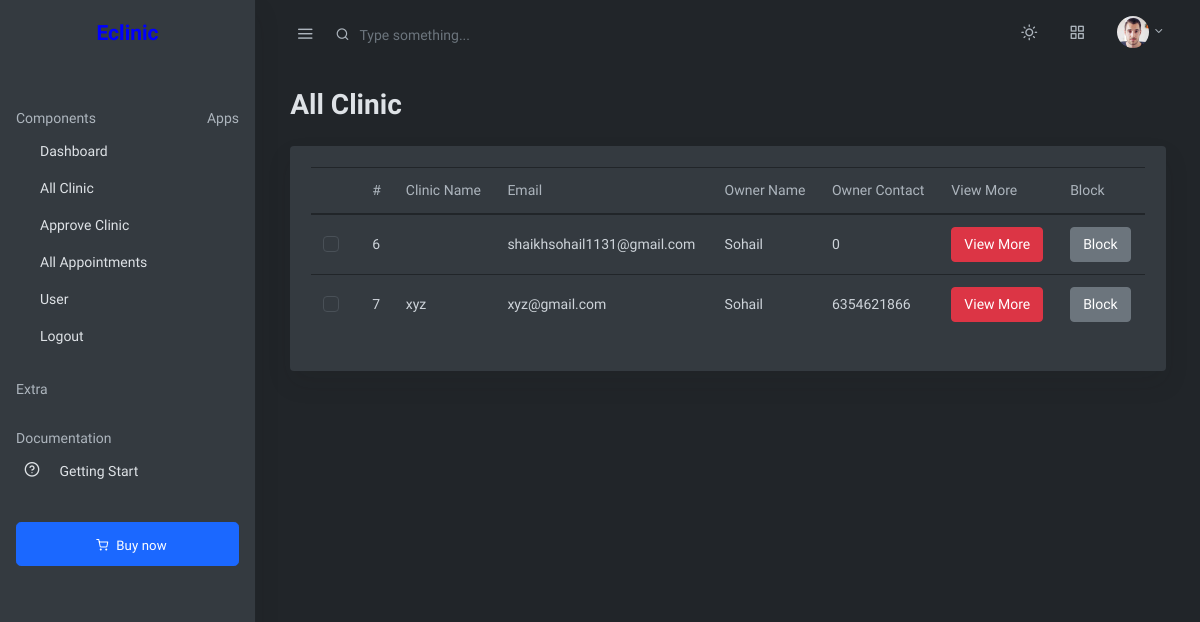
Before: /admin/all_clinic.php (signed in) with the older database file.
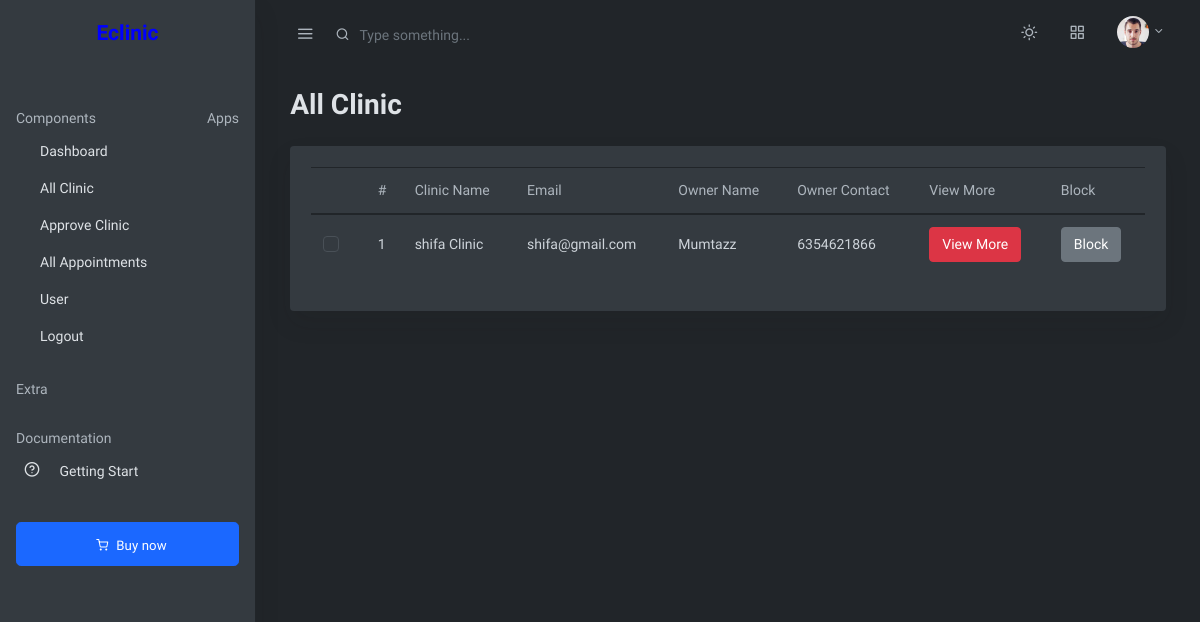
After: the same page with the newer database file.
### tables this page shows
CREATE TABLE `clinic` (
  `id` int(11) NOT NULL,
  `clinic_name` varchar(255) NOT NULL,
  `clinic_type` varchar(100) NOT NULL,
  `password` varchar(255) NOT NULL,
  `email` varchar(255) NOT NULL,
  `contact` varchar(20) NOT NULL,
  `address` varchar(255) NOT NULL,
  `country` varchar(100) NOT NULL,
  `state` varchar(100) NOT NULL,
  `owner_name` varchar(255) NOT NULL,
  `owner_email` varchar(255) NOT NULL,
  `owner_contact` varchar(255) NOT NULL,
  `approval` tinyint(1) NOT NULL DEFAULT 0,
  `profile_image` varchar(255) NOT NULL,
  `poster_image` varchar(255) NOT NULL,
  `doctor_image` varchar(255) NOT NULL,
  `city` varchar(255) NOT NULL
);

### admin/all_clinic.php (the view, shortened to what this page needs)
  <!doctype html>
<html lang="en">
  <head>
    <link rel="stylesheet" href="css/simplebar.css">
    <link rel="stylesheet" href="css/feather.css">
    <link rel="stylesheet" href="css/select2.css">
    <link rel="stylesheet" href="css/dropzone.css">
    <link rel="stylesheet" href="css/uppy.min.css">
    <link rel="stylesheet" href="css/jquery.steps.css">
    <link rel="stylesheet" href="css/jquery.timepicker.css">
    <link rel="stylesheet" href="css/quill.snow.css">
    <link rel="stylesheet" href="css/daterangepicker.css">
    <link rel="stylesheet" href="css/app-light.css" id="lightTheme" disabled>
    <link rel="stylesheet" href="css/app-dark.css" id="darkTheme">
  </head>
  <body class="vertical  dark  ">
    <div class="wrapper">
<?php
require 'nav.php';
require 'side_nav.php';
?>
       <main role="main" class="main-content">
        <div class="container-fluid">
          <div class="row justify-content-center">
            <div class="col-12">
              <h2 class="mb-2 page-title">All Clinic </h2>
              <div class="row my-4">
                <div class="col-md-12">
                  <div class="card shadow">
                    <div class="card-body">
                      <table class="table datatables" id="dataTable-1">
                        <thead>
                          <tr>
                            <th></th>
                            <th>#</th>
                            <th>Clinic Name</th>
                            <th>Email</th>
                            <th>Owner Name</th>
                            <th>Owner Contact</th>
                            <th>View More</th>
                            <th>Block</th>
                          </tr>
                        </thead>
                        <tbody>
                          <?php
                                    require 'config.php';
                                    $sql = "SELECT * FROM CLINIC WHERE APPROVAL = 1";
                                    $result = mysqli_query($conn,$sql);
                                    while($row = mysqli_fetch_array($result))
                                    {
                          ?>
                          <tr>
                            <td>
                              <div class="custom-control custom-checkbox">
                              </div>
                            </td>
                            <td><?php echo $row['id']; ?></td>
                            <td><?php echo $row['clinic_name']; ?></td>
                            <td><?php echo $row['email']; ?></td>
                            <td><?php echo $row['owner_name']; ?></td>
                            <td><?php echo $row['owner_contact']; ?></td>
                             <td  class="td1"><a href="clinic_viewmore.php?id=<?php echo $row['id'];?>"><button class="btn btn-danger">View More</button></a></td>
                            <td  class="td1"><a href="clinic_block.php?id=<?php echo $row['id'];?>"><button class="btn btn-secondary">Block</button></a></td>
                          </tr>
                          <?php } ?>
                        </tbody>
                      </table>
                    </div>
                  </div>
                </div>
              </div>
            </div>
          </div>
        </div>
      </main>
    </div>
  </body>
</html>

### admin/nav.php (shortened to what this page needs)
<nav class="topnav navbar navbar-light">
       <button type="button" class="navbar-toggler text-muted mt-2 p-0 mr-3 collapseSidebar">
         <i class="fe fe-menu navbar-toggler-icon"></i>
       </button>
       <form class="form-inline mr-auto searchform text-muted">
         <input class="form-control mr-sm-2 bg-transparent border-0 pl-4 text-muted" type="search" placeholder="Type something..." aria-label="Search">
       </form>
       <ul class="nav">
         <li class="nav-item">
           <a class="nav-link text-muted my-2" href="#" id="modeSwitcher" data-mode="dark">
             <i class="fe fe-sun fe-16"></i>
           </a>
         </li>
         <li class="nav-item">
           <a class="nav-link text-muted my-2" href="./#" data-toggle="modal" data-target=".modal-shortcut">
             <span class="fe fe-grid fe-16"></span>
           </a>
         </li>
         <li class="nav-item dropdown">
           <a class="nav-link dropdown-toggle text-muted pr-0" href="#" id="navbarDropdownMenuLink" role="button" data-toggle="dropdown" aria-haspopup="true" aria-expanded="false">
             <span class="avatar avatar-sm mt-2">
               <img src="./assets/avatars/face-1.jpg" alt="..." class="avatar-img rounded-circle">
             </span>
           </a>
         </li>
       </ul>
     </nav>

### admin/side_nav.php (shortened to what this page needs)
<aside class="sidebar-left border-right bg-white shadow" id="leftSidebar" data-simplebar>
        <nav class="vertnav navbar navbar-light">
          <div class="w-100 mb-4 d-flex">
            <a class="navbar-brand mx-auto mt-2 flex-fill text-center" href="./index.html">
              <h4><font color="blue">Eclinic</font></h4>
            </a>
          </div>
          <p class="text-muted nav-heading mt-4 mb-1">
            <span>Components</span>
          </p>
          <p class="text-muted nav-heading mt-4 mb-1">
            <span>Apps</span>
          </p>
          <ul class="navbar-nav flex-fill w-100 mb-2">
            <li class="nav-item w-100">
              <a class="nav-link" href="calendar.html">
                <span class="ml-3 item-text">Dashboard</span>
              </a>
            </li>
           <li class="nav-item w-100">
              <a class="nav-link" href="all_clinic.php">
                <span class="ml-3 item-text">All Clinic</span>
              </a>
            </li>
            <li class="nav-item w-100">
              <a class="nav-link" href="clinic_approve.php">
                <span class="ml-3 item-text">Approve Clinic</span>
              </a>
            </li>
            <li class="nav-item w-100">
              <a class="nav-link" href="appointment.php">
                <span class="ml-3 item-text">All Appointments</span>
              </a>
            </li>
            <li class="nav-item w-100">
              <a class="nav-link" href="user.php">
                <span class="ml-3 item-text">User</span>
              </a>
            </li>
            <li class="nav-item w-100">
              <a class="nav-link" href="/myproject/logout.php">
                <span class="ml-3 item-text">Logout</span>
              </a>
            </li>
          <p class="text-muted nav-heading mt-4 mb-1">
            <span>Extra</span>
          </p>
          <p class="text-muted nav-heading mt-4 mb-1">
            <span>Documentation</span>
          </p>
          <ul class="navbar-nav flex-fill w-100 mb-2">
            <li class="nav-item w-100">
              <a class="nav-link" href="../docs/index.html">
                <i class="fe fe-help-circle fe-16"></i>
                <span class="ml-3 item-text">Getting Start</span>
              </a>
            </li>
          </ul>
          <div class="btn-box w-100 mt-4 mb-1">
            <a href="https://themeforest.net/item/tinydash-bootstrap-html-admin-dashboard-template/27511269" target="_blank" class="btn mb-2 btn-primary btn-lg btn-block">
              <i class="fe fe-shopping-cart fe-12 mx-2"></i><span class="small">Buy now</span>
            </a>
          </div>
        </nav>
      </aside>

### admin/css/simplebar.css (style rules this page uses)
[data-simplebar] { position: relative; flex-direction: column; flex-wrap: wrap; justify-content: flex-start; align-content: flex-start; align-items: flex-start; }

### admin/css/feather.css (style rules this page uses)
.fe { font-family: "feather" !important; speak: none; font-style: normal; font-weight: normal; font-variant: normal; text-transform: none; line-height: 1; -webkit-font-smoothing: antialiased; -moz-osx-font-smoothing: grayscale; }
.fe-16 { font-size: 16px; }
.fe-12 { font-size: 12px; }
.fe-grid:before { content: ""; }
.fe-help-circle:before { content: ""; }
.fe-menu:before { content: ""; }
.fe-shopping-cart:before { content: ""; }
.fe-sun:before { content: ""; }

Changed rows visible on the page:
removed clinic: id "6", email "shaikhsohail1131@gmail.com", owner_name "Sohail", owner_contact "0"
removed clinic: id "7", clinic_name "xyz", email "xyz@gmail.com", owner_name "Sohail", owner_contact "6354621866"
added clinic: id "1", clinic_name "shifa Clinic", email "shifa@gmail.com", owner_name "Mumtazz", owner_contact "6354621866"
